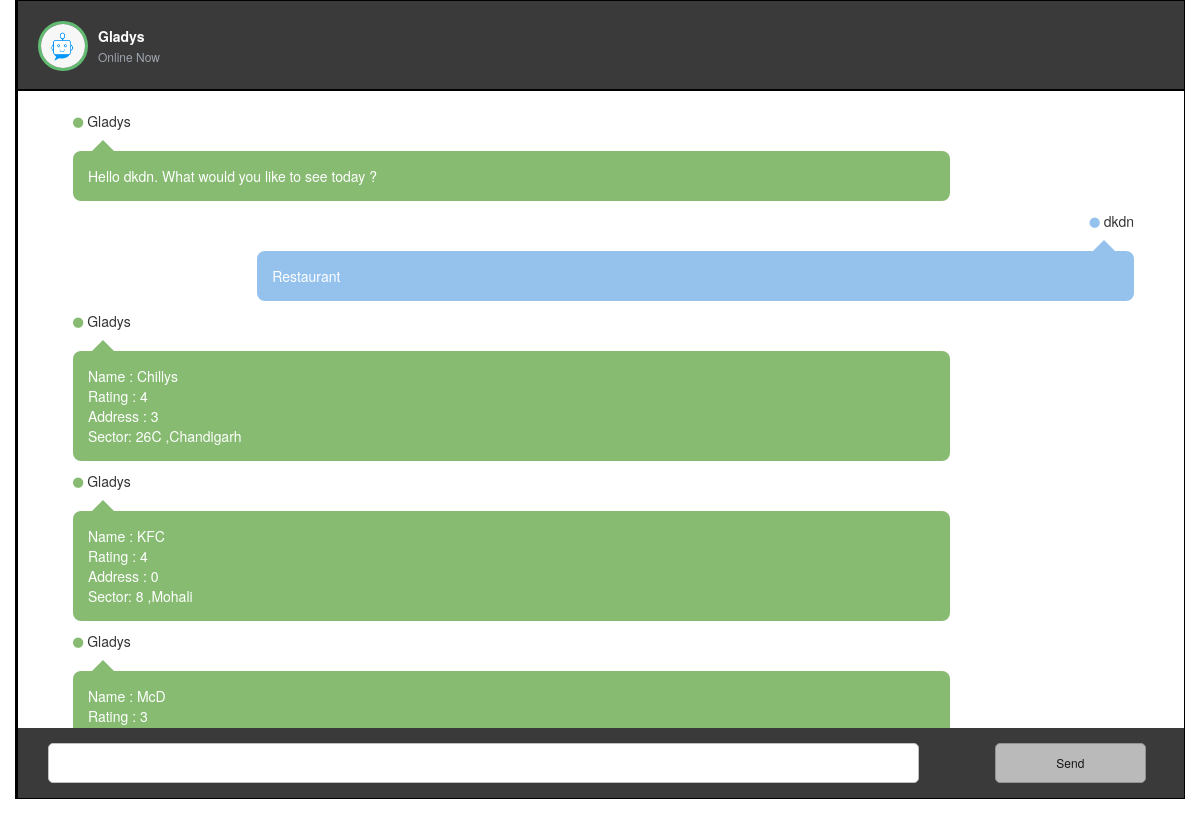
Screenshot of /chat/bot/ with the database file from the repository.
### Chatbot/models.py (models this page shows)
class Chat(models.Model):
    username = models.CharField(max_length=25)
    message = models.TextField(max_length=200, null=True, blank=True)
    isuser = models.BooleanField()

### Chatbot/views.py (the view)
# urls.py: url(r'^chat/', include(chatbot_urls)),
def chat(request):
    c = Chat.objects.all()
    return render(request, 'Chatbot/chat.html', {'chat': c})

### Chatbot/templates/Chatbot/chat.html (shortened to what this page needs)
{% load staticfiles %}
{% load static %}
<!DOCTYPE html>
<html>
<head>
	<link rel="stylesheet" type="text/css" href="https://maxcdn.bootstrapcdn.com/bootstrap/3.3.7/css/bootstrap.min.css">
	<link rel="stylesheet" type="text/css" href="{%  static 'Chatbot/custom.css' %}">
	<link rel="stylesheet" type="text/css" href="https://maxcdn.bootstrapcdn.com/font-awesome/4.7.0/css/font-awesome.min.css">
</head>
<body>
	<div class="container main-section">
		<div class="row">
			<div class="col-md-12 col-sm-12 col-xs-12 right-sidebar">
				<div class="row">
					<div class="col-md-12 right-header">
						<div class="right-header-img">
							<img src="{% static 'Chatbot/images/chatbot_1x.png' %}">
						</div>
						<div class="right-header-detail">
							<p>Gladys</p>
                            <span>Online Now</span>
						</div>
					</div>
				</div>
				<div class="row">
					<div class="col-md-12 right-header-contentChat">
						<ul id="msg-list">
                            {% for obj in chat %}
                                {%if obj.isuser == False %}
                                     <li>
                                         <div class="rightside-left-chat">
                                             <span><i class="fa fa-circle" aria-hidden="true"></i> {{ obj.username }} </span><br><br>
                                                    <p> {{ obj.message|safe }} </p>
                                         </div>
                                     </li>
                                {% endif %}
                                {% if obj.isuser == True %}
                                    <li>
                                         <div class="rightside-right-chat">
                                             <span><i class="fa fa-circle" aria-hidden="true"></i> {{ obj.username }} </span><br><br>
                                                    <p> {{ obj.message|safe }} </p>
                                         </div>
                                     </li>
                                {% endif %}
                            {% endfor %}
						</ul>
					</div>
				</div>
				<div class="row">
					<div class="col-md-12 right-chat-textbox">
                        <form id="Chat-form" method="post" action="{% url 'chatbot:Post' %}">
                            <div class="row">
                                <div class="col-sm-10"> <input id="chat-msg" type="text" name="chat-msg"/> </div>
                                <div class="col-sm-2"> <input type="submit" id="register" class="btn btn-sm btn-default" value="Send"/></div>
                            </div>
                        </form>
					</div>
				</div>
            </div>
		</div>
	</div>
</body>
</html>

### Chatbot/static/Chatbot/custom.css (style rules this page uses)
.main-section { border: 1px solid #000; }
.right-sidebar { border-left:2px solid #000; }
.right-header { border-bottom:2px solid #000; margin:0px; padding: 0px; }
.right-header-img img { width:50px; height:50px; float: left; border-radius: 50%; border:3px solid #61BC71; margin-right: 10px; }
.right-header { padding:20px; height:90px; background-color:#3A3A3A; }
.right-header-detail p { margin: 0px; color:#fff; font-weight: bold; padding-top:5px; }
.right-header-detail span { color:#9FA5AF; font-size: 12px; }
.rightside-left-chat,.rightside-right-chat { float:left; width:80%; position: relative; }
.rightside-right-chat { float:right; margin-right:35px; }
.right-header-contentChat { overflow-y: scroll; background-color: #FFFFFF; position: relative; }
.right-header-contentChat ul li { list-style: none; margin-top:20px; }
.right-header-contentChat .rightside-left-chat p,.right-header-contentChat .rightside-right-chat p { background-color: #86BB71; padding:15px; border-radius:8px; color:#fff; }
.right-header-contentChat .rightside-right-chat p { background-color: #94C2ED; }
.right-chat-textbox { padding: 15px 30px; width: 100%; background-color: #3A3A3A; }
.right-chat-textbox input { width:95%; height:40px; color: black; border-radius:5px; padding: 0px 10px; border:1px solid #c1c1c1; }
.rightside-left-chat span i,.rightside-right-chat span i { color: #86BB71; font-size: 12px; }
.rightside-right-chat span i { color:#94C2ED; }
.rightside-right-chat span { float:right; }
.rightside-left-chat:before { content: " "; position:absolute; top:14px; left:15px; bottom:150px; border:15px solid transparent; border-bottom-color:#86BB71; z-index: 1; }
.rightside-right-chat:before { content: " "; position:absolute; top:14px; right:15px; bottom:150px; border:15px solid transparent; border-bottom-color:#94C2ED; }

### rows the page displays
Chat: username "Gladys", message "Hello dkdn. What would you like to see today ?"
Chat: username "dkdn", message "Restaurant"
Chat: username "Gladys", message "Name : Chillys Rating : 4 Address : 3 Sector: 26C ,Chandigarh"
Chat: username "Gladys", message "Name : KFC Rating : 4 Address : 0 Sector: 8 ,Mohali"
Chat: username "Gladys", message "Name : McD Rating : 3"
